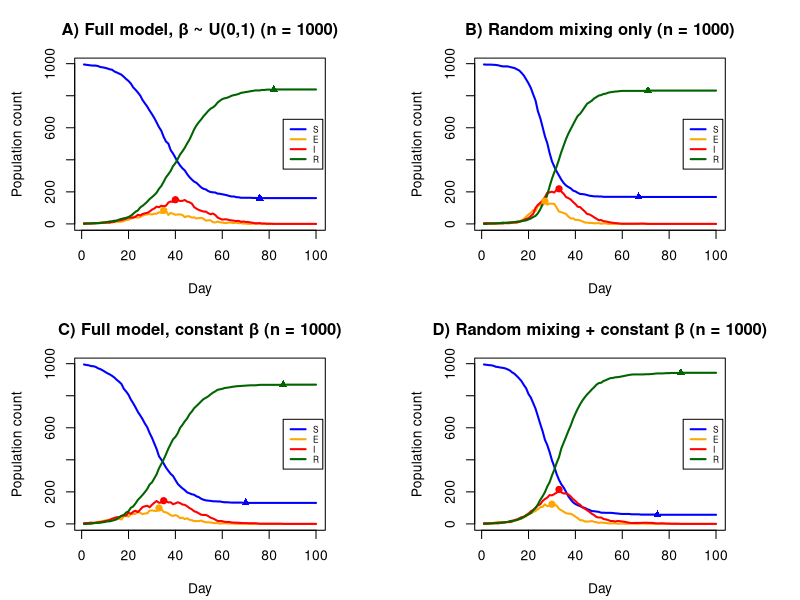

This chart was generated by the following R code:
###########################################################
####proj2 - Group 33 - Extended Statistical Programming ###
#### Group members as below ################################
#### Shuo Li (s2795688), Zhe Zhu (s2841606), Antrea Filippou (s2766374)
#### Contributions as below ################################
#### Shuo Li: get.net; nseir (34%) #########################
#### Zhe Zhu: nseir; plot nseir (33%) ######################
#### Antrea Filippou: h; scenarios (33%) ###################
############################################################

## Code to simulate epidemic dynamics using a social-structured SEIR model.
## The challenge is to extend the basic SEIR model by introducing 
## realistic social structures into how infections spread.
## In the basic SEIR model, people are assumed to infect each other completely at random. 
## Here we assume that people live in households and also have their own regular contact
## networks, reflecting relatively fixed social interactions like households, workplaces, and friend groups.
## Note that n people are uniformly distributed into household of sizes between 1 and hmax=5.
## Mathematically, there are n people each in one of the following four states: 
## Susceptible (S), Exposed (E), Infectious (I), or Recovered (R).
## Transitions between these states occur with the following daily probabilities:
## S → E : as a result of infection by someone in state I. Several ways for a person i in State I to
##   infect a person j in state S:
##   1. Within-household infection occurs with a daily probability αh of person i infecting j.
##   2. Regular contact network based infection occurs with a daily probability αc of i infecting j.
##   3. Random background infection occurs with probability αr * nc * (β_i * β_j) /
##      (mean(β)^2 * (n - 1)), where βi represents 'sociability' (infectiousness) parameter for the ith person
##      and nc is the average number of contacts per person.
## E → I : with daily probability γ (infection incubation rate)
## I → R : with daily probability δ (recovery rate)
## The aim is to investigate how incorporating social structure changes 
## epidemic dynamic compared to purely random mixing.

hmax <- 5  ## use household size maximum to be 5 by default 
n <- 1000  ## our code work with any population sizes, here we test and develop with n=1,000

h <- rep(  ## repeat household IDs
  seq_along(household_sizes <- sample(1:hmax, ceiling(n/mean(1:hmax)), replace = TRUE)),  
## sample from an integer sequence ranging from 1 to hmax =5 to generate a vector 
## representing the household sizes. Repeated selection is allowed in sampling 
## to ensure the uniform distribution of household sizes.
  household_sizes  ## repeat IDs according to household size
)[1:n]  ## trim vector to length n

get.net <- function(beta, h, nc = 15) {  
## function to generate regular contact network
## please note that people in the same household are excluded from such contacts. 
## beta is the n vector of β_i value for each person
## nc is the average number of contacts per person
  n <- length(beta)  ## total number of individuals
  if (n < 2L) return(vector("list", n))  ## return empty list if less than 2 people
  beta_bar <- mean(beta)  ## mean sociability (infectivity) parameter
  constant_factor <- nc / (beta_bar^2 * (n - 1))  ## constant factor for exact pairwise probability: Pr_ij = cst * β_i * β_j.Note: (n-1) because each person can link to n-1 others (excluding themselves)
  alink <- vector("list", n)  ## initialize adjacency list
  
  H_ids <- unique(h)  ## unique household IDs
  HH <- vector("list", length(H_ids))  ## list to hold household members
  names(HH) <- as.character(H_ids)  ## name each list element by household ID
  for (hid in H_ids) {   ## loop over each household
    HH[[as.character(hid)]] <- which(h == hid)  ## store indices of household members
  }
  
  for (i in 1:(n - 1)) {  ## loop over individuals except last
    js <- (i + 1):n   ## potential partners to avoid duplicates
    hid <- h[i]  ## get household ID of i
    hh_members <- HH[[as.character(hid)]]  ## get members of i's household
    js <- setdiff(js, hh_members)  ## exclude same household members 
    if (length(js) == 0) next  ## skip if no partners left
    
    p <- constant_factor * beta[i] * beta[js] ## compute link probabilities
    p[p < 0] <- 0  ## ensure probabilities >= 0
    p[p > 1] <- 1  ## ensure probabilities <= 1
    
    u <- runif(length(js))  ## draw uniform random numbers
    keep <- which(u < p)  ## keep edges where u < probability
    
    if (length(keep)) {  ## if any edges are kept
      neighbours <- js[keep]   ## get connected neighbours indices for i
      alink[[i]] <- c(alink[[i]], neighbours)  ## add neighbours to i's adjacency list
      for (j in neighbours) alink[[j]] <- c(alink[[j]], i) ## symmetrically add i to each neighbor's adjacency list
    }
  }
  
  for (i in seq_len(n)) {  ## loop to clean adjacency list
    if (length(alink[[i]]) > 1)  ## only if person has multiple neighbors
      alink[[i]] <- sort(unique(alink[[i]]))  ## remove duplicates and sort
  }
  
  return(alink) ## return adjacency list
}

nseir <- function(beta, h, alink, ## infection rates, household memberships, and regular contacts
                  alpha = c(0.1, 0.01, 0.01), ## infection (household, network, random)
                  delta = 0.2, ## daily probability of recovery
                  gamma = 0.4, ## daily probability of becoming infectious, incubation probability
                  nc = 15, ## average number of contacts per person
                  nt = 100, ## number of days
                  pinf = 0.005) ## proportion of the initial population to randomly start in the I state 
{
## This function simulates an SEIR epidemic model with household, regular contact network and random mixing. 
## It tracks transitions between S, E, I, and R states over nt days for a population with given beta, h, and alink.
## The model includes infection spread through household, regular network, and random contacts 
## with respective strengths alpha, and accounts for daily infection, exposure, and 
## recovery probabilities (gamma, delta). It returns a list containing daily totals 
## of S, E, I, R, and the time vector t.
  
  n <- length(beta) ## total number of individuals            
  if (!is.numeric(beta) || n < 1) stop("beta must be a non-empty numeric vector")
  if (length(h) != n) stop("h must be same length as beta")
  if (!is.list(alink) || length(alink) != n) stop("alink must be a list of length n")
  if (!is.numeric(alpha) || length(alpha) < 3) stop("alpha must be numeric length >= 3")
  
  S_CODE <- 1L; E_CODE <- 2L; I_CODE <- 3L; R_CODE <- 4L ## codes for states
  
  state <- rep.int(S_CODE, n) ## initial state: all susceptible
  nI0 <- max(1L, round(pinf * n)) ## compute initial infectious count
  initI <- sample.int(n, size = nI0, replace = FALSE) 
  state[initI] <- I_CODE ## set initial infections      
  
  H_ids <- unique(h) ## unique household IDs
  HH <- vector("list", length(H_ids)) ## initialize household membership list
  names(HH) <- as.character(H_ids) ## name elements by household ID
  for (hid in H_ids) HH[[as.character(hid)]] <- which(h == hid) ## store household members
  
  S_daily <- integer(nt) ## initialize daily susceptible counts
  E_daily <- integer(nt) ## initialize daily exposed counts
  I_daily <- integer(nt) ## initialize daily infectious counts
  R_daily <- integer(nt) ## initialize daily recovered counts
  tvec <- seq_len(nt) ## vector of time steps
  
  beta_bar <- mean(beta) ## mean sociability
  if (beta_bar <= 0) stop("mean(beta) must be positive")
  constant_mix <- alpha[3] * nc / (beta_bar^2 * (n - 1)) ## constant for random mixing
  
  for (tt in tvec) { ## record current counts at day start
    S_daily[tt] <- sum(state == S_CODE)  ## count susceptible individuals
    E_daily[tt] <- sum(state == E_CODE)  ## count exposed individuals
    I_daily[tt] <- sum(state == I_CODE)  ## count infectious individuals
    R_daily[tt] <- sum(state == R_CODE)  ## count recovered individuals
    
    indS <- which(state == S_CODE) ## indices of susceptible individuals
    indE <- which(state == E_CODE) ## indices of exposed individuals
    indI <- which(state == I_CODE) ## indices of infectious individuals
    
    ## Compute S -> E based on day-start infected individuals
    if (length(indS) > 0 && length(indI) > 0) {  ## only if there are both S and I individuals
      I_tab <- table(h[indI])  ## count number of infectious individuals per household
      I_in_S_hh <- as.integer(I_tab[as.character(h[indS])])  ## map infected count to susceptibles’ households
      I_in_S_hh[is.na(I_in_S_hh)] <- 0  ## replace NA with 0 if no infected in that household
      P_avoid_hh <- (1 - alpha[1]) ^ I_in_S_hh  ## probability of avoiding infection from household infected individuals
      
      ## Regular Contact Network
      inf_flag <- logical(n); inf_flag[indI] <- TRUE  ## logical flag vector marking currently infectious individuals
      
      ## extract each susceptible’s list of network contacts
      network_lists <- alink[indS]  ## alink provides adjacency lists for all individuals
      
      ## count the number of infectious contacts for each susceptible individual
      ## vapply is used instead of sapply to enforce integer output and ensure performance
      if (length(network_lists) > 0L) {
        count_I_network <- vapply(network_lists, function(net) {  ## iterate over each susceptible’s contact list
          if (length(net) == 0L) return(0L)  ## if the person has no network contacts, count = 0
          sum(inf_flag[net])  ## count how many of their contacts are infectious
        }, integer(1))
      } else {
        count_I_network <- integer(0)  ## if there are no susceptible individuals, create empty vector
      }
      
      P_avoid_network <- (1 - alpha[2]) ^ count_I_network  ## each infectious contact contributes multiplicatively to infection risk
      
      sum_beta_I <- sum(beta[indI]) ## total infectivity across all infectious individuals
      if (sum_beta_I == 0) {
        P_avoid_rand <- rep(1, length(indS)) ## no infectiousness => avoid prob = 1
      } else {
          P_avoid_rand <- exp(- constant_mix * beta[indS] * sum_beta_I)  ## compute exponential approximation
          P_avoid_rand[P_avoid_rand < 0] <- 0  ## ensure values are not below 0
          P_avoid_rand[P_avoid_rand > 1] <- 1  ## ensure values are not above 1
        } 
      
      P_avoid_all <- P_avoid_hh * P_avoid_network * P_avoid_rand  ## combine independent avoidance probabilities
      P_infect <- 1 - P_avoid_all  ## overall infection probability for each susceptible
      draws_SE <- runif(length(indS)) < P_infect ## random draws for S→E transitions
      newE <- indS[draws_SE] ## susceptibles becoming exposed today
    } else {
      newE <- integer(0) ## no new exposures if no S or no I
    }
    
    ## Compute E -> I (progression)
    if (length(indE) > 0) { ## if there are any exposed individuals today
      draws_EI <- runif(length(indE)) < gamma ## draw a random number to determine if they progress to infectious state
      newI_fromE <- indE[draws_EI] ## select indices of exposed individuals who become infectious today
    } else {
      newI_fromE <- integer(0) ## if no exposed individuals exist, no new infectious individuals will appear
    }
    
    ## Compute I -> R (recoveries)
    if (length(indI) > 0) { ## if there are any infectious individuals today
      draws_IR <- runif(length(indI)) < delta ## draw a random number to determine if they recover today
      newR <- indI[draws_IR] ## select indices of infectious individuals who recover today
    } else {
      newR <- integer(0) ## if no infectious individuals exist, no new recoveries will occur
    }
    
    ## Updates (based on day-start indices)
    ## Please note that updates are based on day-start sets so newly created categories do not act immediately
    if (length(newE) > 0) state[newE] <- E_CODE ## update new exposures
    if (length(newI_fromE) > 0) state[newI_fromE] <- I_CODE ## update new infectious individuals
    if (length(newR) > 0) state[newR] <- R_CODE ## update new recoveries
    ## move to next day
  } 
  
  return(list(S = S_daily, E = E_daily, I = I_daily, R = R_daily, t = tvec)) ## return daily time series (counts at day starts)
}

plot_nseir <- function(sim, main = "SEIR Simulation", n = NULL) {
## Plot SEIR dynamics for a single simulation result.
## Optionally display sample size n in the title.
  
  stopifnot(all(c("S","E","I","R","t") %in% names(sim)))  ## Ensure input has all SEIR components
  mat <- cbind(S = sim$S, E = sim$E, I = sim$I, R = sim$R)  ## Combine S, E, I, R into a single matrix for plotting
  
  op <- par(mar = c(4.2, 4.5, 3.5, 4.5))  ## Set plot margins (bottom, left, top, right)
  on.exit(par(op))  ## Restore previous plotting parameters after execution
  
  cols <- c("blue", "orange", "red", "darkgreen")  ## Define colors for S, E, I, R curves
  matplot(sim$t, mat, type = "l", lwd = 2, col = cols, lty = 1,  ## Draw all four trajectories
          xlab = "Day", ylab = "Population count",  ## Label axes
          main = if (!is.null(n)) paste0(main, " (n = ", n, ")") else main)  ## Add n to title if given
  
  legend("right", inset = 0.01, lwd = 2, col = cols, lty = 1,  ## Add legend to distinguish S/E/I/R
         legend = c("S","E","I","R"), bg = "white", cex = 0.6)  ## Set legend style and font size
  
  peaks <- list(
    E = c(x = sim$t[which.max(sim$E)], y = max(sim$E)),  ## Find peak time and value for Exposed
    I = c(x = sim$t[which.max(sim$I)], y = max(sim$I)),  ## Find peak time and value for Infectious
    S = c(x = sim$t[which.min(sim$S)], y = min(sim$S)),  ## Find minimum time and value for Susceptible
    R = c(x = sim$t[which.max(sim$R)], y = max(sim$R))   ## Find maximum time and value for Recovered
  )
  
  points(peaks$E["x"], peaks$E["y"], pch = 19, col = cols[2])  ## Mark E peak point
  points(peaks$I["x"], peaks$I["y"], pch = 19, col = cols[3])  ## Mark I peak point
  points(peaks$S["x"], peaks$S["y"], pch = 17, col = cols[1])  ## Mark S minimum point
  points(peaks$R["x"], peaks$R["y"], pch = 17, col = cols[4])  ## Mark R maximum point
  
  return(peaks) ## Return coordinates for later analysis or printing
}

run_four_scenarios <- function(n = 1000, nt = 100, hmax = 5, nc = 15,
                               alpha_full = c(0.1, 0.01, 0.01),
                               alpha_random_only = c(0, 0, 0.04),
                               delta = 0.2, gamma = 0.4, pinf = 0.005) {
## Compare four different epidemic dynamics setups.
## A) Full model, β ~ U(0,1)
## B) Random mixing only (αh = αc = 0, αr = 0.04)
## C) Full model with constant β = mean(β)
## D) Random mixing + constant β
## Note: Random seed should be set before calling this function for reproducibility.
  
  betaA <- runif(n, 0, 1)  ## Generate n random transmission rates β uniformly distributed on [0,1]
  household_sizes <- sample(1:hmax, ceiling(n / mean(1:hmax)), replace = TRUE)  ## Random household sizes
  h <- rep(seq_along(household_sizes), household_sizes)[1:n]  ## Assign individuals to households
  alink <- get.net(betaA, nc = nc, h = h)  ## Generate contact network based on β and household structure
  
  simA <- nseir(betaA, h, alink,
                alpha = alpha_full, delta = delta, gamma = gamma,
                nc = nc, nt = nt, pinf = pinf) ## Full SEIR model with heterogeneous β 

  simB <- nseir(betaA, h, alink,
                alpha = alpha_random_only, delta = delta, gamma = gamma,
                nc = nc, nt = nt, pinf = pinf) ## Random mixing only (no structured contacts)
  
  betaC <- rep(mean(betaA), n)  ## Use constant β equal to mean of βA for scenarios C and D
  alinkC <- get.net(betaC, nc = nc, h = h)  ## Generate new contact network with constant β
  
  simC <- nseir(betaC, h, alinkC,
                alpha = alpha_full, delta = delta, gamma = gamma,
                nc = nc, nt = nt, pinf = pinf) ## Full SEIR with constant β
  
  simD <- nseir(betaC, h, alinkC,
                alpha = alpha_random_only, delta = delta, gamma = gamma,
                nc = nc, nt = nt, pinf = pinf)  ## Random mixing + constant β
  
  op <- par(mfrow = c(2, 2), mar = c(4.2, 4.5, 3.5, 4.5))  ## Set 2×2 plotting layout
  on.exit(par(op), add = TRUE)  ## Ensure graphics layout is restored afterward
  
  to_df <- function(peaks) round(as.data.frame(do.call(rbind, peaks)), 2)  ## Convert list to rounded data frame
  
  cat("\n===== Scenario A: Full model, β ~ U(0,1) =====\n")  ## Print header
  peaksA <- plot_nseir(simA, main = "A) Full model, β ~ U(0,1)", n = n)  ## Plot result
  print(to_df(peaksA))  ## Print peak coordinates below plot
  
  cat("\n===== Scenario B: Random mixing only (αh=αc=0, αr=0.04) =====\n")  ## Print header
  peaksB <- plot_nseir(simB, main = "B) Random mixing only", n = n)  ## Plot result
  print(to_df(peaksB))  ## Print coordinates
  
  cat("\n===== Scenario C: Full model, constant β =====\n")  ## Print header
  peaksC <- plot_nseir(simC, main = "C) Full model, constant β", n = n)  ## Plot result
  print(to_df(peaksC))  ## Print coordinates

  cat("\n===== Scenario D: Random mixing + constant β =====\n")  ## Print header
  peaksD <- plot_nseir(simD, main = "D) Random mixing + constant β", n = n)  ## Plot result
  print(to_df(peaksD))  ## Print coordinates
  
  invisible(list(A = simA, B = simB, C = simC, D = simD,
                 peaks = list(A = peaksA, B = peaksB, C = peaksC, D = peaksD)))## Return all results and peak data invisibly
}



set.seed(123)  ## Set a fixed random seed for reproducibility
res <- run_four_scenarios()  ## Run the four simulation scenarios

## Brief commentary:
## By comparing Figure A and Figure B, when the household and regular contact network structure are removed, 
##    random mixing leads to a faster and wider spread of infection, resulting in a higher short-term epidemic peak.
## By comparing Figure A and Figure C, smaller final size when heterogeneity in beta is present,
##    consistent with the notes -- variability and clustering suppress spread.
